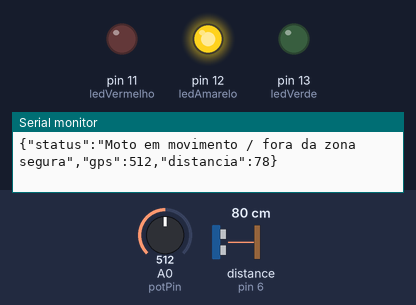
Simulated run of this sketch. Board: Arduino Uno, built with avr-gcc and run on an emulated ATmega328P. Shown: output pins drawn as LEDs (lit = HIGH), the last lines printed to the serial monitor. Wiring (inferred from the names in the program): ultrasonic range finder: trigger pin 5; echo pin 6. The inputs (shaded band) are chosen by the test bench; at power-on: A0 (potPin) = 512, distance to the obstacle (sensor on pin 6) 80 cm. The echo pulse lasts 58.3 µs per cm; pins used as bus, display or sensor lines are not drawn.

Above: at 1.8 s.
1.9 s: A0 (potPin) set to 482
At 2.6 s:
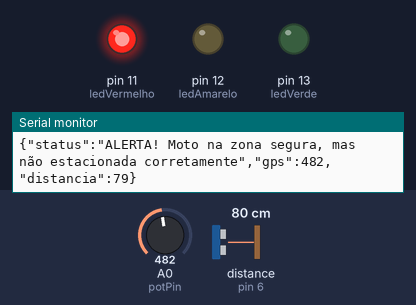
5.6 s: distance to the obstacle (sensor on pin 6) set to 18 cm
9.1 s: distance to the obstacle (sensor on pin 6) set to 14 cm
At 10.1 s:
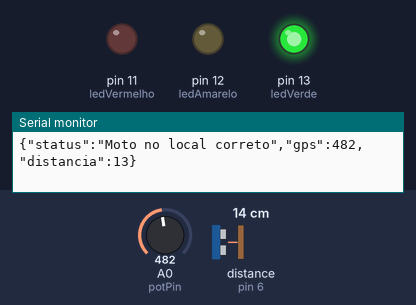
13.2 s: distance to the obstacle (sensor on pin 6) set to 35 cm
At 13.7 s:
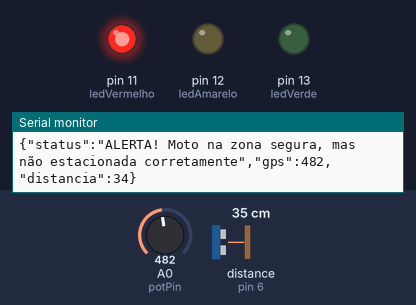
17.3 s: distance to the obstacle (sensor on pin 6) set to 2 cm
At 18.3 s:
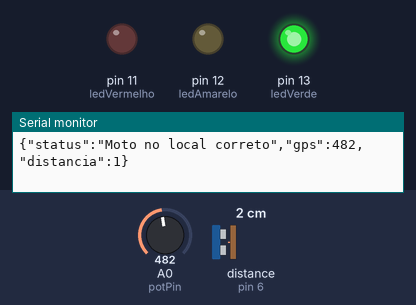
Timing chart, 0 to 20.3 s (numbered marks = the images above; inputs shaded):
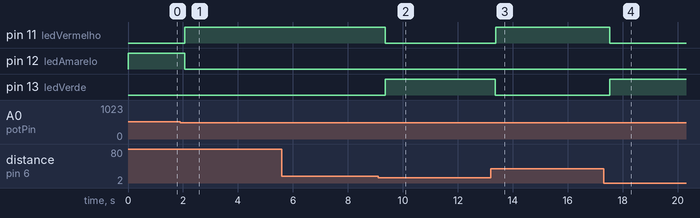

Measured:
- the behaviour switches between 500 and 499 on A0 (potPin) (found by bisection; images 0 and 1)
- the behaviour switches between 16 and 15 cm on distance to the obstacle (sensor on pin 6) (found by bisection; images 1 and 2)
- after the input at 1.9 s, pin 11 (ledVermelho): LOW → HIGH after 0.17 s; pin 12 (ledAmarelo): HIGH → LOW after 0.16 s
- after the input at 9.1 s, pin 11 (ledVermelho): HIGH → LOW after 0.26 s; pin 13 (ledVerde): LOW → HIGH after 0.26 s
- after the input at 13.2 s, pin 11 (ledVermelho): LOW → HIGH after 0.17 s; pin 13 (ledVerde): HIGH → LOW after 0.17 s
- after the input at 17.3 s, pin 11 (ledVermelho): HIGH → LOW after 0.23 s; pin 13 (ledVerde): LOW → HIGH after 0.23 s

The sketch:

GaragemMottu.ino
```cpp
// --- Definição dos Pinos e Constantes ---

// Pinos dos LEDs de status
const int ledVerde = 13;     // Moto no local correto
const int ledAmarelo = 12;   // Moto em movimento / fora da zona segura
const int ledVermelho = 11;  // Alerta (não estacionada corretamente)

// Pinos do Sensor Ultrassônico (Proximidade)
const int trigPin = 5;
const int echoPin = 6;

// Pino do Potenciômetro (GPS simulado)
const int potPin = A0;

// Constantes de Limite
const int DISTANCIA_LIMITE = 15;   // Distância em cm para "moto no local correto"
const int VALOR_GPS_LIMITE = 500;  // Valor do Potenciômetro para "moto em área segura"

// Variáveis para o Ultrassônico
long duracao;
int distancia;

// Variáveis para o Potenciômetro
int valorGPS;

// Variável de status
String statusMoto;

void setup() {
  pinMode(ledVerde, OUTPUT);
  pinMode(ledAmarelo, OUTPUT);
  pinMode(ledVermelho, OUTPUT);
  pinMode(trigPin, OUTPUT);
  pinMode(echoPin, INPUT);

  Serial.begin(9600);
  Serial.println("Protótipo IoT iniciado...");
}

void loop() {
  // 1. Apaga todos os LEDs
  digitalWrite(ledVerde, LOW);
  digitalWrite(ledAmarelo, LOW);
  digitalWrite(ledVermelho, LOW);

  // 2. Leitura do Potenciômetro (GPS simulado)
  valorGPS = analogRead(potPin);

  // 3. Leitura do Sensor Ultrassônico
  digitalWrite(trigPin, LOW);
  delayMicroseconds(2);
  digitalWrite(trigPin, HIGH);
  delayMicroseconds(10);
  digitalWrite(trigPin, LOW);
  duracao = pulseIn(echoPin, HIGH);
  distancia = duracao * 0.034 / 2;

  // 4. Lógica de Status (Controle dos LEDs e mensagem)
  if (valorGPS < VALOR_GPS_LIMITE && distancia > 0 && distancia < DISTANCIA_LIMITE) {
    digitalWrite(ledVerde, HIGH);
    statusMoto = "Moto no local correto";
  } else if (valorGPS >= VALOR_GPS_LIMITE) {
    digitalWrite(ledAmarelo, HIGH);
    statusMoto = "Moto em movimento / fora da zona segura";
  } else {
    digitalWrite(ledVermelho, HIGH);
    statusMoto = "ALERTA! Moto na zona segura, mas não estacionada corretamente";
  }

  // 5. Envio em JSON via Serial
  Serial.print("{\"status\":\"");
  Serial.print(statusMoto);
  Serial.print("\",\"gps\":");
  Serial.print(valorGPS);
  Serial.print(",\"distancia\":");
  Serial.print(distancia);
  Serial.println("}");

  delay(1000);
}
```
